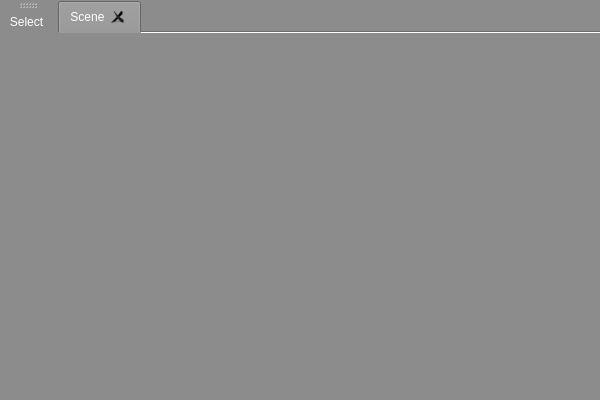
<?xml version="1.0" encoding="UTF-8"?>
<ui version="4.0">
 <class>MainWindow</class>
 <widget class="QMainWindow" name="MainWindow">
  <property name="geometry">
   <rect>
    <x>0</x>
    <y>0</y>
    <width>600</width>
    <height>400</height>
   </rect>
  </property>
  <property name="windowTitle">
   <string>P3DCrane 2</string>
  </property>
  <property name="windowIcon">
   <iconset>
    <normaloff>app.ico</normaloff>app.ico</iconset>
  </property>
  <property name="styleSheet">
   <string notr="true">background-color: rgb(140, 140, 140);
color: rgb(255, 255, 255);
alternate-background-color: rgb(97, 97, 97);
border-color: rgb(40, 40, 40);
gridline-color:  rgb(170, 170, 170);
selection-background-color: rgb(255, 83, 3);
selection-color: rgb(0, 0, 0);</string>
  </property>
  <property name="locale">
   <locale language="English" country="UnitedStates"/>
  </property>
  <widget class="QWidget" name="centralWidget">
   <layout class="QGridLayout" name="gridLayout">
    <property name="leftMargin">
     <number>5</number>
    </property>
    <property name="topMargin">
     <number>1</number>
    </property>
    <property name="rightMargin">
     <number>0</number>
    </property>
    <property name="bottomMargin">
     <number>0</number>
    </property>
    <item row="0" column="0">
     <widget class="QTabWidget" name="tabs">
      <property name="sizePolicy">
       <sizepolicy hsizetype="Expanding" vsizetype="Expanding">
        <horstretch>0</horstretch>
        <verstretch>0</verstretch>
       </sizepolicy>
      </property>
      <property name="currentIndex">
       <number>0</number>
      </property>
      <property name="elideMode">
       <enum>Qt::ElideNone</enum>
      </property>
      <property name="documentMode">
       <bool>true</bool>
      </property>
      <property name="tabsClosable">
       <bool>true</bool>
      </property>
      <property name="movable">
       <bool>true</bool>
      </property>
      <widget class="QWidget" name="test">
       <attribute name="title">
        <string>Scene</string>
       </attribute>
      </widget>
     </widget>
    </item>
   </layout>
  </widget>
  <widget class="QStatusBar" name="statusBar"/>
  <widget class="QToolBar" name="toolBar">
   <property name="windowTitle">
    <string>toolBar</string>
   </property>
   <attribute name="toolBarArea">
    <enum>LeftToolBarArea</enum>
   </attribute>
   <attribute name="toolBarBreak">
    <bool>false</bool>
   </attribute>
   <addaction name="aToolSelect"/>
  </widget>
  <action name="aToolSelect">
   <property name="checkable">
    <bool>true</bool>
   </property>
   <property name="icon">
    <iconset resource="editor.qrc">
     <normaloff>:/rc/tools/tool_select.png</normaloff>:/rc/tools/tool_select.png</iconset>
   </property>
   <property name="text">
    <string>Select</string>
   </property>
  </action>
 </widget>
 <layoutdefault spacing="6" margin="11"/>
 <resources>
  <include location="editor.qrc"/>
 </resources>
 <connections/>
</ui>
